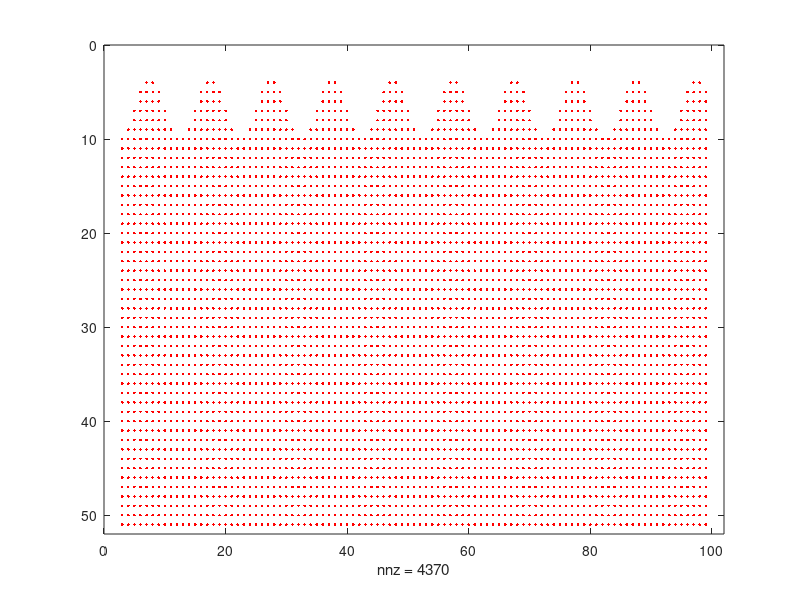

The MATLAB source for this figure: (Note: this script raises an error after producing the figure.)
clear
close all

length_of_surface=100  %surfacewidth
[X,Y] = meshgrid(0:length_of_surface, 0:50);

probability=zeros(size(X))
initialmatrix = ones(size(X)); %colors has ones everywhere besides row 1,2==0
adsorption=zeros(size(X));
desorption=zeros(size(X));
initialmatrix(1:2, :) = 0;
% notice that the first 2 etch cycles do not etch they are needed to set up
% the probabilities. Number higher than 2 cause etching!!!!!!!!!!!!
% type in etchcycles in "etchcycles"

etchcycles=30

Standard_Deviation_matrix=zeros(etchcycles,1);

% adsorption
a=1         %parameters a and b for the probability of adsorbens number 1 and 2
b=100

% desorption1
c=1
d=100
% desorption2
e=1
f=100

% find starting row of 1's for each column (creates surface matrix)

for i=1:length_of_surface
    surface(i)=find(initialmatrix(:,i),1)
end
surface(2,:)=0;


% sin_curve characteristics
amplitude = 3
periodicity = 10;
position_sin_curve = 7

% surface shape of sine
for i=1:length_of_surface
surface(1,i) = round((amplitude.*sin(i.*2.*pi/periodicity)))+position_sin_curve;
end

 
%  plot (surface(1,1:length_of_surface),'k')


  pictureTest=ones(size(X))   

%  creates 2D matrix and picture out of surface matrix
 for k=2:length_of_surface
    if surface(1,k)~=0
         pictureTest(surface(1,k),k)=1; 
         
         pictureTest(1:surface(1,k)-1,k)=0;
    end
 end
 
%   cuts the beginning and end of
 pictureTest(:,1:2)=0                 
 pictureTest(:,length_of_surface:length_of_surface+1)=0
 figure;
 spy(pictureTest,'r')

 
 
 
% starting probability for first two etch cycles
probability(1,:)=100;


%probabilities for etching
% enter probabilities in %, more than 100% means more than one layer etched
%Caution do not enter same probabilites, would double etch!!! etch
%probabiliy needs to be different!!!!!!!!!
probabilityAdsorption=100


probabilityDesorption1=115
probabilityDesorption2=120
probabilityDesorption3=125
probabilityDesorption4=90
probabilityDesorption5=102

% transfers the probabilities for calculation
probabilityAdsorption_calculate = 100-probabilityAdsorption

probablityDesorption1_calculate = 100-probabilityDesorption1;
probablityDesorption2_calculate = 100-probabilityDesorption2
probablityDesorption3_calculate = 100-probabilityDesorption3
probablityDesorption4_calculate = 100-probabilityDesorption4
probablityDesorption5_calculate = 100-probabilityDesorption5

probability_extrasputter1 = 100 + probablityDesorption1_calculate
probability_extrasputter2 = 100 + probablityDesorption2_calculate
probability_extrasputter3 = 100 + probablityDesorption3_calculate
probability_extrasputter4 = 100 + probablityDesorption4_calculate
probability_extrasputter5 = 100 + probablityDesorption5_calculate



% adds Standard Deviation in the beginning
Standard_Deviation_matrix(1,1)=calculateStandardDeviations_function(surface, length_of_surface);


% setting the etching circles
for number_of_etching=1:etchcycles

% probability of colors2=green dots to place on red (surface) ADSORPTION
for surfaceposition=2:length_of_surface
   W=a+(b-a).*rand(1,1);
             if W>probabilityAdsorption_calculate
                adsorption(surface(1,surfaceposition)-1,surfaceposition)=1
             else 
                adsorption(surface(1,surfaceposition),surfaceposition)=0
             end


% probability of colors3 =blue dots to place on the row above DESORPTION
% desorption just for the first monolayer if probablitiy is under or equal
% 100
if probability(1,surfaceposition)>-1
      Z=c+(d-c).*rand(1,1);
             if Z>probability(1,surfaceposition)
                desorption(surface(1,surfaceposition)-2,surfaceposition)=1
             else 
                desorption(surface(1,surfaceposition),surfaceposition)=0
             end

% removes surface atom, when green and blue are above
% for column = 1:length(colors(1,:)+1)
    if adsorption(surface(1,surfaceposition)-1,surfaceposition) && desorption(surface(1,surfaceposition)-2,surfaceposition)==1
         surface(1,surfaceposition)= surface(1,surfaceposition)+1  
     end
end

% desorption  for the first and second monolayer if probablitiy is over 
% 100%
if probability(1,surfaceposition)<-1
    if probability(1,surfaceposition) == probablityDesorption1_calculate
        surface(1,surfaceposition)= surface(1,surfaceposition)+1

        Y=c+(d-c).*rand(1,1);
             if Y>probability_extrasputter1
               
                   surface(1,surfaceposition)= surface(1,surfaceposition)+1
             end
    end
    
%     
      if probability(1,surfaceposition)== probablityDesorption2_calculate
          surface(1,surfaceposition)= surface(1,surfaceposition)+1

            YY=c+(d-c).*rand(1,1);
             if YY>probability_extrasputter2
               
                   surface(1,surfaceposition)= surface(1,surfaceposition)+1
             end
      end
      
      if probability(1,surfaceposition)== probablityDesorption3_calculate
          surface(1,surfaceposition)= surface(1,surfaceposition)+1

            ZZ=c+(d-c).*rand(1,1);
             if ZZ>probability_extrasputter3
               
                   surface(1,surfaceposition)= surface(1,surfaceposition)+1
             end
      end
        if probability(1,surfaceposition)== probablityDesorption4_calculate
          surface(1,surfaceposition)= surface(1,surfaceposition)+1

            WW=c+(d-c).*rand(1,1);
             if WW>probability_extrasputter4
               
                   surface(1,surfaceposition)= surface(1,surfaceposition)+1
             end
        end
        
        if probability(1,surfaceposition)== probablityDesorption5_calculate
          surface(1,surfaceposition)= surface(1,surfaceposition)+1

            WWW=c+(d-c).*rand(1,1);
             if WWW>probability_extrasputter5
               
                   surface(1,surfaceposition)= surface(1,surfaceposition)+1
             end
      end
end
end

% calculates the probability for each surface atom after each etch step
if number_of_etching>1
 for surfaceposition=2:length_of_surface-2
     
     if surface(1,surfaceposition)== surface(1,surfaceposition+1)
        if surface(1,surfaceposition)== surface(1,surfaceposition-1)
            surface(2,surfaceposition)=1
            surface(3,surfaceposition)=probablityDesorption1_calculate;
        end
        if surface(1,surfaceposition)< surface(1,surfaceposition-1)
            surface(2,surfaceposition)=2
            surface(3,surfaceposition)=probablityDesorption2_calculate; 
        end
        if surface(1,surfaceposition)> surface(1,surfaceposition-1)
            surface(2,surfaceposition)=1
            surface(3,surfaceposition)=probablityDesorption1_calculate;
        end
     end
     
     
     if surface(1,surfaceposition)> surface(1,surfaceposition+1)
         if surface(1,surfaceposition)== surface(1,surfaceposition-1)
              surface(2,surfaceposition)=1
              surface(3,surfaceposition)=probablityDesorption1_calculate;
         end

         if surface(1,surfaceposition)> surface(1,surfaceposition-1)
              surface(2,surfaceposition)=1
              surface(3,surfaceposition)=probablityDesorption4_calculate;
         end
         if surface(1,surfaceposition)< surface(1,surfaceposition-1)
              surface(2,surfaceposition)=2
              surface(3,surfaceposition)=probablityDesorption2_calculate;
         end
     end    
     
     
      if surface(1,surfaceposition)< surface(1,surfaceposition+1)
         if surface(1,surfaceposition)== surface(1,surfaceposition-1)
              surface(2,surfaceposition)=2
              surface(3,surfaceposition)=probablityDesorption2_calculate 
         end
         if surface(1,surfaceposition)> surface(1,surfaceposition-1)
              surface(2,surfaceposition)=2
              surface(3,surfaceposition)=probablityDesorption2_calculate 
         end
           if surface(1,surfaceposition)< surface(1,surfaceposition-1)
              surface(2,surfaceposition)=3
              surface(3,surfaceposition)=probablityDesorption3_calculate
           end
      end
      
      
if  surface(1,surfaceposition)> surface(1,surfaceposition-1)
    if surface(1,surfaceposition)== surface(1,surfaceposition+1)
        if surface(1,surfaceposition)> surface(1,surfaceposition+2)
            surface(3,surfaceposition)=probablityDesorption5_calculate
        end
    end
end

       if surface(1,surfaceposition)> surface(1,surfaceposition+1)
         if surface(1,surfaceposition)== surface(1,surfaceposition-1)
             if surface(1,surfaceposition)> surface(1,surfaceposition-2)
                 surface(2,surfaceposition)=2
                  surface(3,surfaceposition)=probablityDesorption5_calculate;
             end
         end
       end
       
% creates probability for each surface atom for next etching cycle
    probability(1,surfaceposition) = surface(3,surfaceposition)
    hold on 
 end
end


 pictureTest=ones(size(X))   

%  creates 2D matrix and picture out of surface matrix
 for k=2:length_of_surface
    if surface(1,k)~=0
         pictureTest(surface(1,k),k)=1; 
         
         pictureTest(1:surface(1,k)-1,k)=0;
    end
 end
 
%   cuts the beginning and end of
 pictureTest(:,1:2)=0                 
 pictureTest(:,length_of_surface-1:length_of_surface+1)=0
 
  
%  creates average surface line matrix
 sum_surface=sum(surface(1,:),2)
average_surface_line=sum_surface./length_of_surface
average_surface_line_picture(1,1:length_of_surface)=average_surface_line


% creates out of the surface the standard deviation and the standard
% deviation matrix
Standard_Deviation = std(surface,0,2)
Standard_Deviation_matrix(number_of_etching,1)=Standard_Deviation(1);


figure;
 
% plots the average surface line in black
plot(average_surface_line_picture,'k')
hold on
spy(pictureTest,'r')

end



% plots the standard deviation as a function over all etch cycles
figure
plot (Standard_Deviation_matrix(:,1),'k')
title('Standard Deviation over etch cycles');
xlabel('etch cycles');
ylabel('Standard Deviation');
















